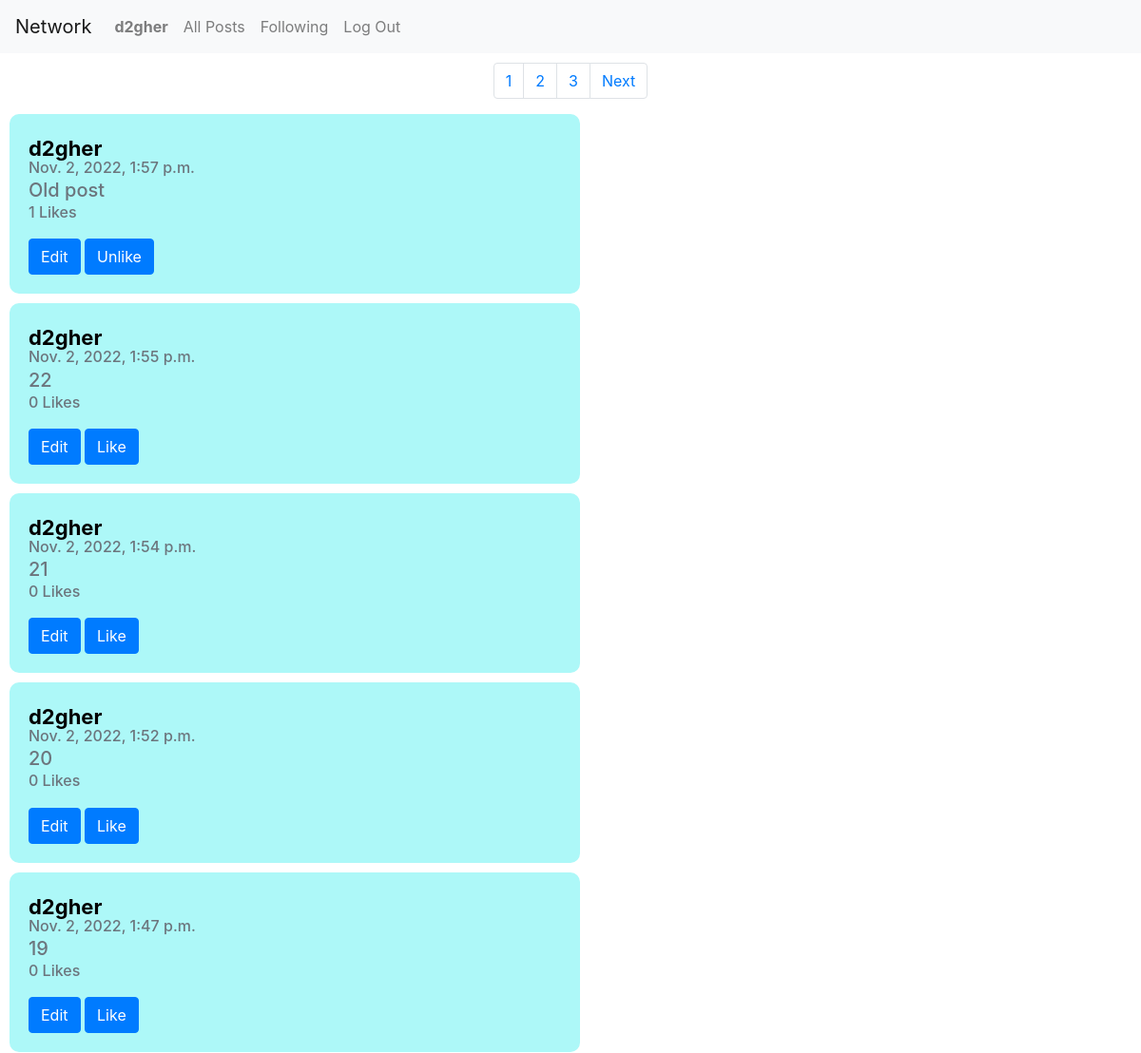
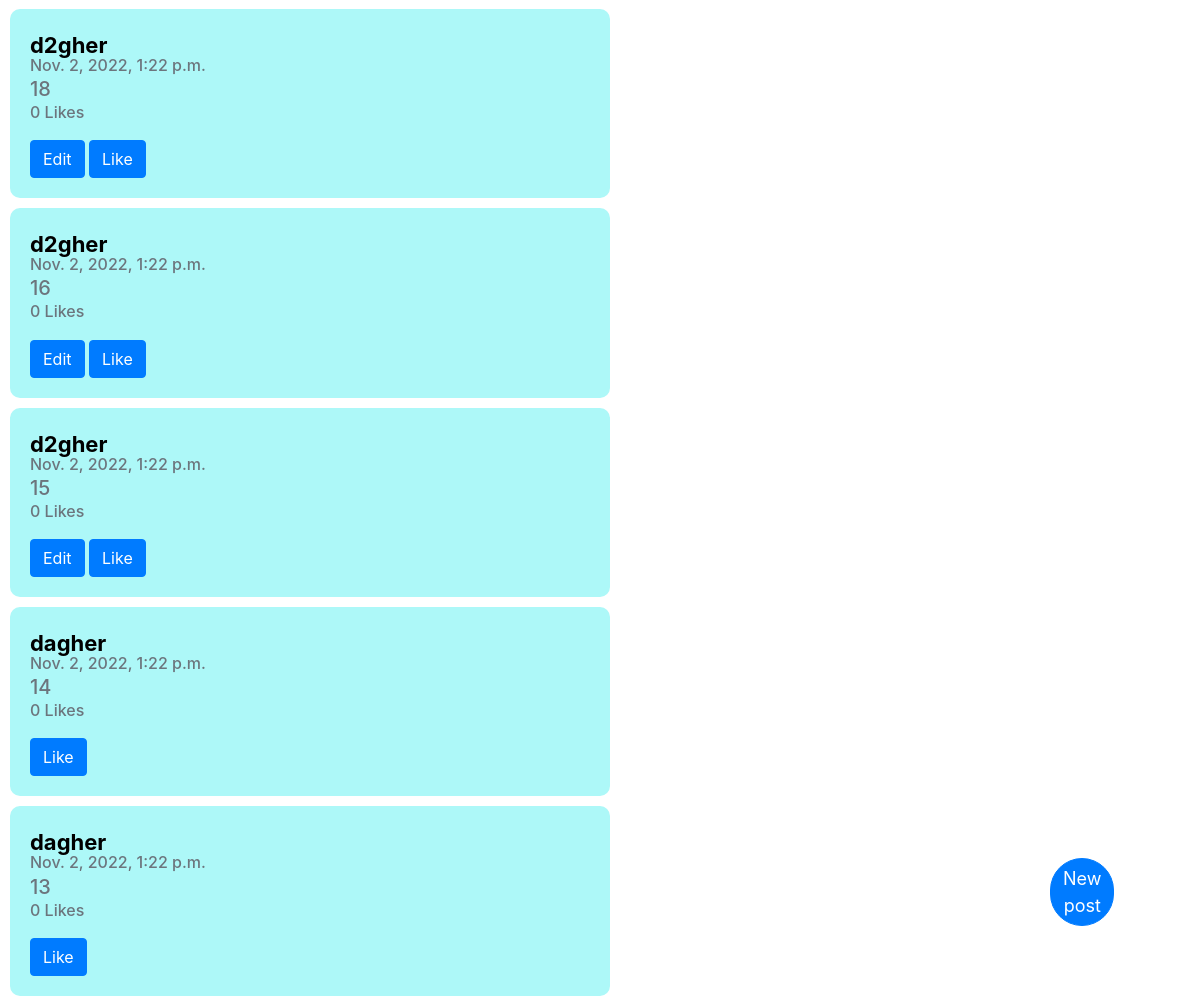
Screenshot of / (signed in) with the database file from the repository (2 pictures, top to bottom).
### network/models.py (models this page shows, shortened)
class User(AbstractUser):
    pass

class Post(models.Model):
    user = models.ForeignKey("User", on_delete=models.CASCADE, related_name="users")
    body = models.TextField(blank=True)
    timestamp = models.DateTimeField(auto_now_add=True)
    likes = models.IntegerField(default=0)

### network/views.py (the view)
# urls.py: path("", views.index, name="index"),
def index(request):
    posts = []
    page_number = 1
    try:
        user = User.objects.get(username=request.user.username)
        posts = Post.objects.all().order_by('-timestamp')
        posts = Paginator(posts, paginator_limit)
        pages_len = posts.num_pages
        page_number = request.GET.get('page')
        page_objs = posts.get_page(page_number)
        for post in page_objs:
            try:
                Like.objects.get(user=user, post=post)
                setattr(post, "liked", True)
            except:
                setattr(post, "liked", False)
        return render(request, "network/index.html", { "posts": page_objs, "pages_len": range(pages_len) })
    except:
        return render(request, "network/index.html", { "message": "No posts found" })

### network/templatetags/stringfy.py (called while the page is built)
@register.filter
def to_str(value):
    return str(value)

### network/templates/network/index.html (shortened to what this page needs)
{% extends "network/layout.html" %}
{% block body %}
    {% if user.is_authenticated %}
        <div id="post-popup">
            <button id="post-popup-button" class="btn btn-primary" type="submit">New post</button>
        </div>
        <nav aria-label="Page navigation">
            <ul class="pagination justify-content-center">
              {% for i in pages_len %}
                <li class="page-item"><a class="page-link" href="?page={{ i|add:'1' }}">{{ i|add:"1" }}</a></li>
              {% endfor %}
              {% if posts.has_next %}
                <li class="page-item"><a class="page-link" href="?page={{ posts.next_page_number }}">Next</a></li>
              {% endif %}
            </ul>
        </nav>
        {% for post in posts %}
            <div id="post-{{post.id}}" class="card-body">
                <a class="profile-button" href="/{{post.user}}" class="card-title">{{post.user}}</a>
                <h6 class="card-subtitle mb-2 text-muted">{{post.timestamp}}</h6>
                <h5 class="card-subtitle mb-2 text-muted">{{post.body}}</h5>
                <h6 id="like-{{post.id}}" class="card-subtitle mb-2 text-muted">{{post.likes}} Likes</h6>
                {% load stringfy %}
                {% if user.username|to_str == post.user|to_str %}
                    <input class="btn btn-primary" type="submit" value="Edit" onclick="editPost({{post.id}})">
                {% endif %}
                {% if post.liked %}
                    <input id="likes-{{post.id}}" class="btn btn-primary" type="submit" value="Unlike" onclick="liked({{post.id}});">
                {% else %}
                    <input id="likes-{{post.id}}" class="btn btn-primary" type="submit" value="Like" onclick="liked({{post.id}});">
                {% endif %}
            </div>
        {% endfor %}
    {% endif %}
{% endblock %}

### network/templates/network/layout.html (shortened to what this page needs)
{% load static %}
<!DOCTYPE html>
<html lang="en">
    <head>
        <link rel="stylesheet" href="https://stackpath.bootstrapcdn.com/bootstrap/4.4.1/css/bootstrap.min.css">
        <link href="{% static 'network/styles.css' %}" rel="stylesheet">
    </head>
    <body>
        <nav class="navbar navbar-expand-lg navbar-light bg-light">
            <a class="navbar-brand" href="/">Network</a>
            <div>
              <ul class="navbar-nav mr-auto">
                {% if user.is_authenticated %}
                    <li class="nav-item">
                        <a class="nav-link" href="/{{ user.username }}"><strong>{{ user.username }}</strong></a>
                    </li>
                {% endif %}
                <li class="nav-item">
                  <a class="nav-link" href="{% url 'index' %}">All Posts</a>
                </li>
                {% if user.is_authenticated %}
                    <li class="nav-item">
                        <a class="nav-link" href="{% url 'following' %}">Following</a>
                    </li>
                    <li class="nav-item">
                        <a class="nav-link" href="{% url 'logout' %}">Log Out</a>
                    </li>
                {% endif %}
              </ul>
            </div>
          </nav>
        <div class="body">
            {% block body %}
            {% endblock %}
        </div>
    </body>
</html>

### network/static/network/styles.css (style rules this page uses)
html { min-height: 100%; background-size: cover; background-blend-mode: multiply; }
#post-popup { position: fixed; bottom: 80px; float: right; right: 10%; max-width: 30px; }
#post-popup-button { font-size: 18px; border-radius: 40px; }
.card-body { background-color: rgb(173, 248, 248); border-radius: 10px; width: 50%; margin: 10px; }
.pagination { padding-top: 10px !important; }
.btn.btn-primary { margin-top: 10px; display: inline; }
.profile-button { text-decoration: none; font-size: 22px; color: black; font-weight: bold; }

### rows the page displays
User: username "d2gher"
Post: user "d2gher", timestamp "Nov. 2, 2022, 1:57 p.m.", body "Old post", likes "1"
Post: user "d2gher", timestamp "Nov. 2, 2022, 1:55 p.m.", body "22", likes "0"
Post: user "d2gher", timestamp "Nov. 2, 2022, 1:54 p.m.", body "21", likes "0"
Post: user "d2gher", timestamp "Nov. 2, 2022, 1:52 p.m.", body "20", likes "0"
Post: user "d2gher", timestamp "Nov. 2, 2022, 1:47 p.m.", body "19", likes "0"
Post: user "d2gher", timestamp "Nov. 2, 2022, 1:22 p.m.", body "18", likes "0"
Post: user "d2gher", timestamp "Nov. 2, 2022, 1:22 p.m.", body "16", likes "0"
Post: user "d2gher", timestamp "Nov. 2, 2022, 1:22 p.m.", body "15", likes "0"
Post: user "dagher", timestamp "Nov. 2, 2022, 1:22 p.m.", body "14", likes "0"
Post: user "dagher", timestamp "Nov. 2, 2022, 1:22 p.m.", body "13", likes "0"

### other values shown
{{ i|add:"1" }} "1" "2" "3"
